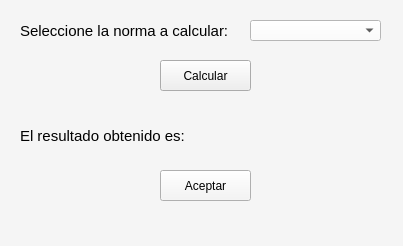
<?xml version="1.0" encoding="UTF-8"?>
<ui version="4.0">
 <class>VentanaNorma</class>
 <widget class="QMainWindow" name="VentanaNorma">
  <property name="geometry">
   <rect>
    <x>0</x>
    <y>0</y>
    <width>403</width>
    <height>246</height>
   </rect>
  </property>
  <property name="windowTitle">
   <string>MainWindow</string>
  </property>
  <property name="styleSheet">
   <string notr="true">background-color: rgb(245, 245, 245);</string>
  </property>
  <widget class="QWidget" name="centralwidget">
   <widget class="QComboBox" name="comboNormas">
    <property name="geometry">
     <rect>
      <x>250</x>
      <y>20</y>
      <width>131</width>
      <height>21</height>
     </rect>
    </property>
    <property name="styleSheet">
     <string notr="true">background-color: rgb(255, 255, 255);</string>
    </property>
   </widget>
   <widget class="QLabel" name="label">
    <property name="geometry">
     <rect>
      <x>20</x>
      <y>20</y>
      <width>211</width>
      <height>21</height>
     </rect>
    </property>
    <property name="font">
     <font>
      <pointsize>11</pointsize>
     </font>
    </property>
    <property name="text">
     <string>Seleccione la norma a calcular:</string>
    </property>
   </widget>
   <widget class="QPushButton" name="botonCalcular">
    <property name="geometry">
     <rect>
      <x>160</x>
      <y>60</y>
      <width>91</width>
      <height>31</height>
     </rect>
    </property>
    <property name="styleSheet">
     <string notr="true">background-color: rgb(239, 239, 239);</string>
    </property>
    <property name="text">
     <string>Calcular</string>
    </property>
   </widget>
   <widget class="QLabel" name="textoResultado">
    <property name="geometry">
     <rect>
      <x>20</x>
      <y>120</y>
      <width>181</width>
      <height>31</height>
     </rect>
    </property>
    <property name="font">
     <font>
      <pointsize>11</pointsize>
     </font>
    </property>
    <property name="text">
     <string>El resultado obtenido es:</string>
    </property>
   </widget>
   <widget class="QLabel" name="resultado">
    <property name="geometry">
     <rect>
      <x>200</x>
      <y>120</y>
      <width>81</width>
      <height>31</height>
     </rect>
    </property>
    <property name="text">
     <string/>
    </property>
   </widget>
   <widget class="QPushButton" name="botonAceptar">
    <property name="geometry">
     <rect>
      <x>160</x>
      <y>170</y>
      <width>91</width>
      <height>31</height>
     </rect>
    </property>
    <property name="text">
     <string>Aceptar</string>
    </property>
   </widget>
  </widget>
  <widget class="QMenuBar" name="menubar">
   <property name="geometry">
    <rect>
     <x>0</x>
     <y>0</y>
     <width>403</width>
     <height>21</height>
    </rect>
   </property>
  </widget>
  <widget class="QStatusBar" name="statusbar"/>
 </widget>
 <resources/>
 <connections/>
</ui>
